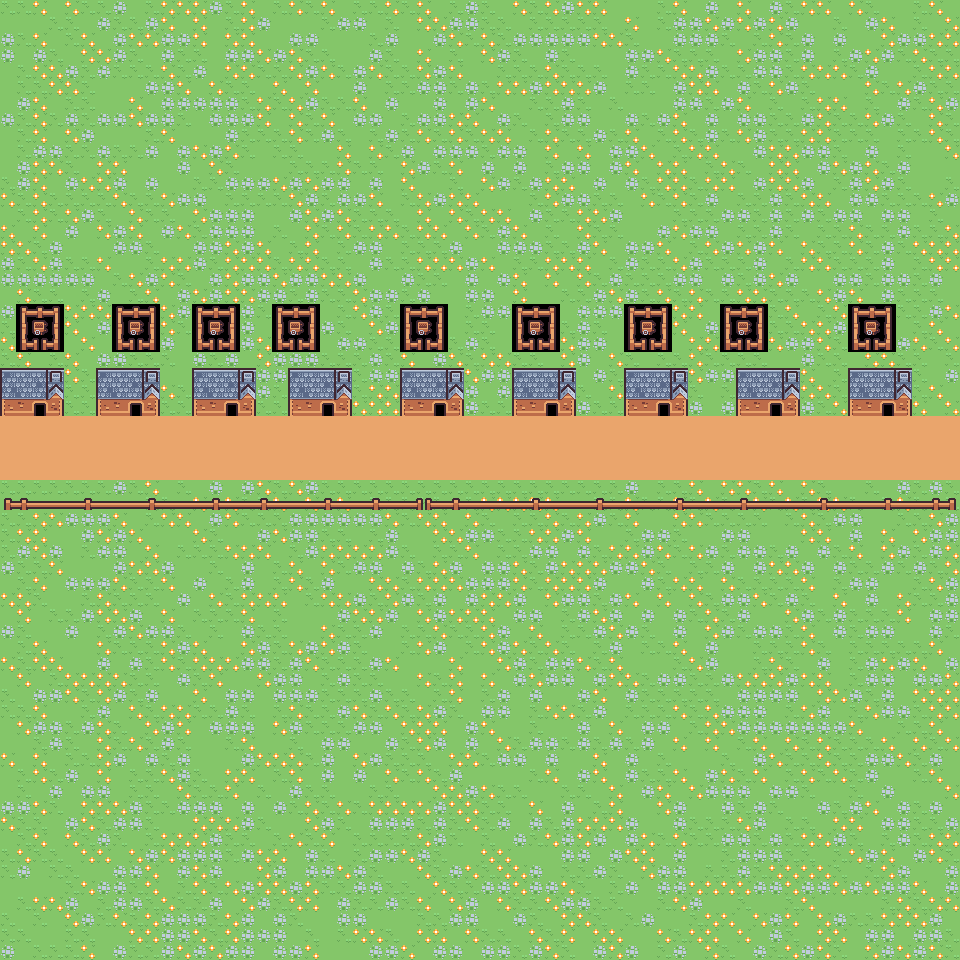

Below is a game level as drawn by its tile map, then a one-line description and the .tmx that defines it (tile-layer data replaced by summaries):
An orthogonal 60x60 tile map with 16x16 px tiles, 2 tile layers (ground, collision).

<map version="1.10" tiledversion="1.11.2" orientation="orthogonal" renderorder="right-down" width="60" height="60" tilewidth="16" tileheight="16" infinite="0" nextlayerid="3" nextobjectid="1">
 <tileset firstgid="1" source="tilemap.tsx" />
 <layer id="1" name="ground" width="60" height="60">
  <data>[3600 cells, 3600 non-empty, 26 distinct tile ids]</data>
 </layer>
 <layer id="2" name="collision" width="60" height="60">
  <data>[3600 cells, 60 non-empty, 5 distinct tile ids]</data>
 </layer>
</map>
